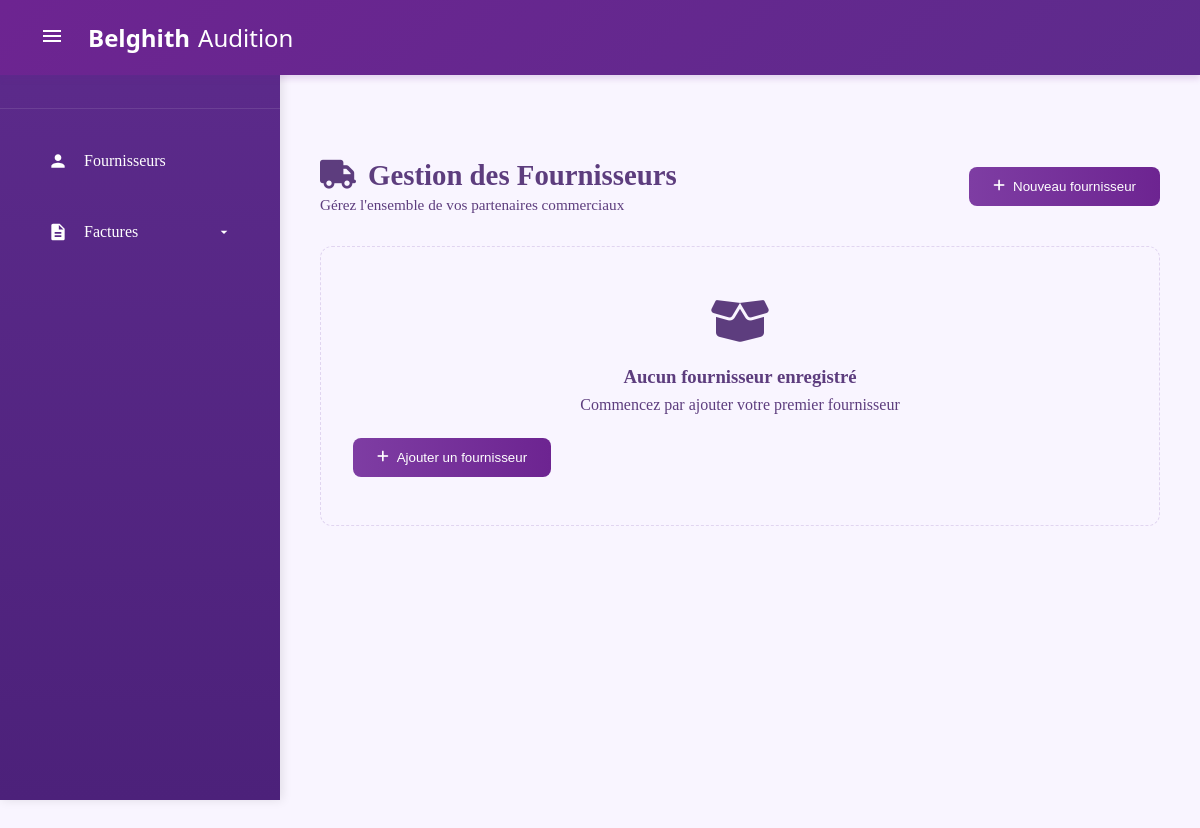
Before: / with the older database file.
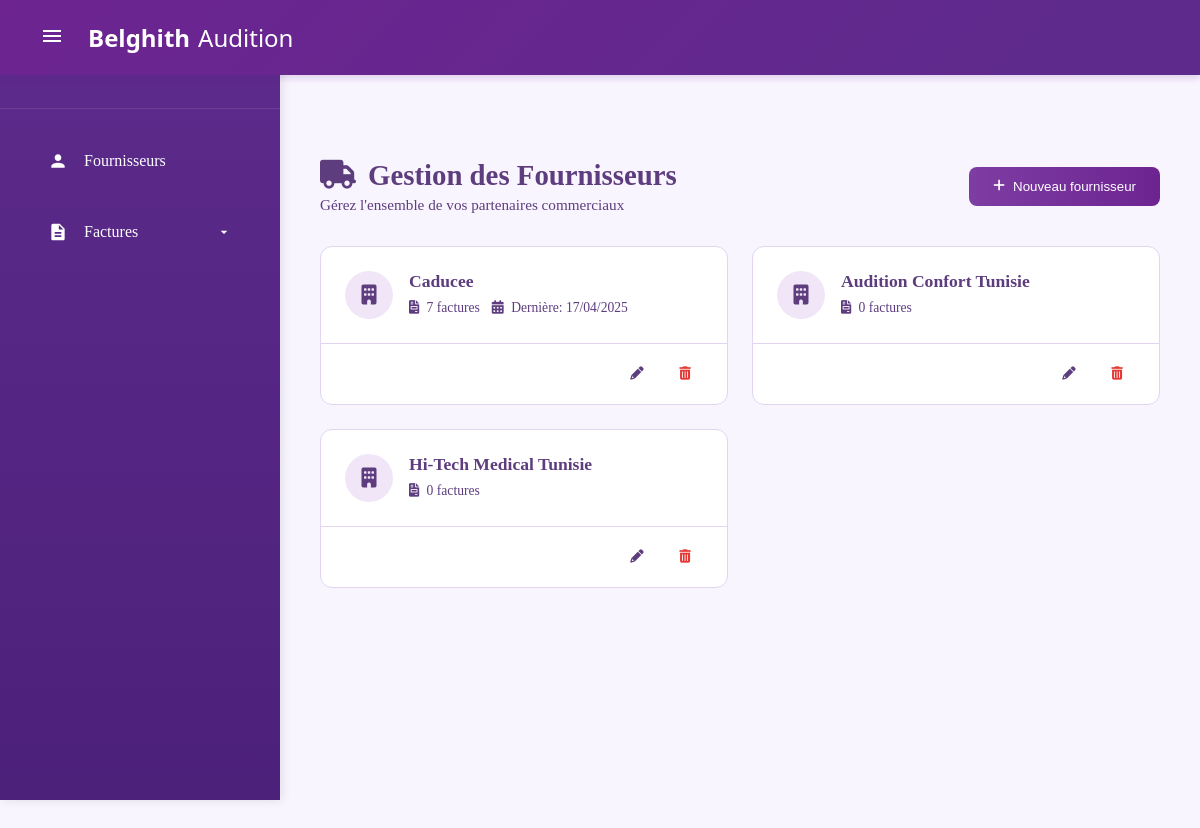
After: the same page with the newer database file.
### facturation/models.py (models this page shows, shortened)
class Fournisseur(models.Model):
    nom = models.CharField(max_length=100, verbose_name="Nom du fournisseur")
    class Meta:
        verbose_name = "Fournisseur"
        verbose_name_plural = "Fournisseurs"

### facturation/views.py (the view)
# urls.py: path('', views.fournisseurs_view, name='fournisseurs'),
def fournisseurs_view(request):
    fournisseurs = Fournisseur.objects.annotate(
        total_factures=Count('factures'),  # Utilisez le related_name exact
        derniere_facture=Max('factures__date')  # Même related_name ici
    )
    return render(request, 'dashboard/fournisseurs.html', {'fournisseurs': fournisseurs})

### facturation/templates/dashboard/fournisseurs.html (shortened to what this page needs)
{% extends 'base.html' %}
{% load static %}
{% block content %}
<div class="fournisseurs-container">
  <div class="fournisseurs-header">
    <div class="header-text">
      <h1><i class="fas fa-truck"></i> Gestion des Fournisseurs</h1>
      <p>Gérez l'ensemble de vos partenaires commerciaux</p>
    </div>
    <button class="add-btn" onclick="openModal('add-modal')">
      <i class="fas fa-plus"></i> Nouveau fournisseur
    </button>
  </div>
  <div class="fournisseurs-grid">
    {% for fournisseur in fournisseurs %}
    <div class="fournisseur-card">
      <div class="card-main">
        <div class="card-icon">
          <i class="fas fa-building"></i>
        </div>
        <div class="card-info">
          <h3>{{ fournisseur.nom }}</h3>
          <div class="card-stats">
            <span><i class="fas fa-file-invoice"></i> {{ fournisseur.total_factures }} facture{{ fournisseur.total_factures|pluralize }}</span>
            {% if fournisseur.derniere_facture %}
              <span><i class="fas fa-calendar-alt"></i> Dernière: {{ fournisseur.derniere_facture|date:"d/m/Y" }}</span>
            {% endif %}
          </div>
        </div>
      </div>
      <div class="card-actions">
        <button class="action-btn edit" onclick="openModal('edit-modal', {{ fournisseur.id }}, '{{ fournisseur.nom }}')">
          <i class="fas fa-pencil-alt"></i>
        </button>
        <button class="action-btn delete" onclick="openDeleteModal({{ fournisseur.id }})">
          <i class="fas fa-trash-alt"></i>
        </button>
      </div>
    </div>
    {% empty %}
    <div class="empty-state">
      <div class="empty-icon">
        <i class="fas fa-box-open"></i>
      </div>
      <h3>Aucun fournisseur enregistré</h3>
      <p>Commencez par ajouter votre premier fournisseur</p>
      <button class="add-btn" onclick="openModal('add-modal')">
        <i class="fas fa-plus"></i> Ajouter un fournisseur
      </button>
    </div>
    {% endfor %}
  </div>
</div>
{% endblock %}

### facturation/templates/base.html (shortened to what this page needs)
{% load static %}
<!DOCTYPE html>
<html lang="fr">
<head>
  <link href="{% static 'css/styles.css' %}" rel="stylesheet">
  <link href="https://cdnjs.cloudflare.com/ajax/libs/font-awesome/6.0.0-beta3/css/all.min.css" rel="stylesheet">
</head>
<body>
  {% include 'dashboard/includes/navbar.html' %}
  {% include 'dashboard/includes/sidebar.html' %}
  <div class="main-content">
    {% block content %}{% endblock %}
  </div>
</body>
</html>

### facturation/templates/dashboard/includes/navbar.html (shortened to what this page needs)
<nav class="navbar">
  <div class="navbar-container">
    <button class="sidebar-toggle">
      <svg class="menu-icon" viewBox="0 0 24 24">
        <path d="M3 18h18v-2H3v2zm0-5h18v-2H3v2zm0-7v2h18V6H3z"/>
      </svg>
    </button>
    <div class="navbar-brand">
      <span class="logo-primary">Belghith</span>
      <span class="logo-secondary">Audition</span>
    </div>
  </div>
</nav>

### facturation/templates/dashboard/includes/sidebar.html (shortened to what this page needs)
<div class="sidebar" id="sidebar">
  <div class="sidebar-header">
    <svg class="logo-icon" viewBox="0 0 24 24">
      <path d="M12 2C6.48 2 2 6.48 2 12s4.48 10 10 10 10-4.48 10-10S17.52 2 12 2zm0 18c-4.41 0-8-3.59-8-8s3.59-8 8-8 8 3.59 8 8-3.59 8-8 8z"/>
      <path d="M12 6c-3.31 0-6 2.69-6 6s2.69 6 6 6 6-2.69 6-6-2.69-6-6-6zm0 10c-2.21 0-4-1.79-4-4s1.79-4 4-4 4 1.79 4 4-1.79 4-4 4z"/>
    </svg>
    <span class="sidebar-title">Menu</span>
  </div>
  <ul class="sidebar-menu">
    <li class="sidebar-item">
      <div onclick="window.location.href='{% url 'fournisseurs' %}'" class="sidebar-link">
        <svg class="sidebar-icon" viewBox="0 0 24 24">
          <path d="M12 12c2.21 0 4-1.79 4-4s-1.79-4-4-4-4 1.79-4 4 1.79 4 4 4zm0 2c-2.67 0-8 1.34-8 4v2h16v-2c0-2.66-5.33-4-8-4z"/>
        </svg>
        <span class="sidebar-text">Fournisseurs</span>
      </div>
    </li>
    <li class="sidebar-item with-submenu">
      <div class="submenu-trigger">
        <svg class="sidebar-icon" viewBox="0 0 24 24">
          <path d="M14 2H6c-1.1 0-1.99.9-1.99 2L4 20c0 1.1.89 2 1.99 2H18c1.1 0 2-.9 2-2V8l-6-6zm2 16H8v-2h8v2zm0-4H8v-2h8v2zm-3-5V3.5L18.5 9H13z"/>
        </svg>
        <span class="sidebar-text">Factures</span>
        <svg class="submenu-arrow" viewBox="0 0 24 24">
          <path d="M7 10l5 5 5-5z"/>
        </svg>
      </div>
    </li>
  </ul>
</div>

Changed rows visible on the page:
added Fournisseur: nom "Caducee", total_factures "7", derniere_facture "17/04/2025"
added Fournisseur: nom "Audition Confort Tunisie", total_factures "0"
added Fournisseur: nom "Hi-Tech Medical Tunisie", total_factures "0"
Other visible differences:
text no longer shown: "Aucun fournisseur enregistré Commencez par ajouter votre premier fournisseur Ajouter un fournisseur"
